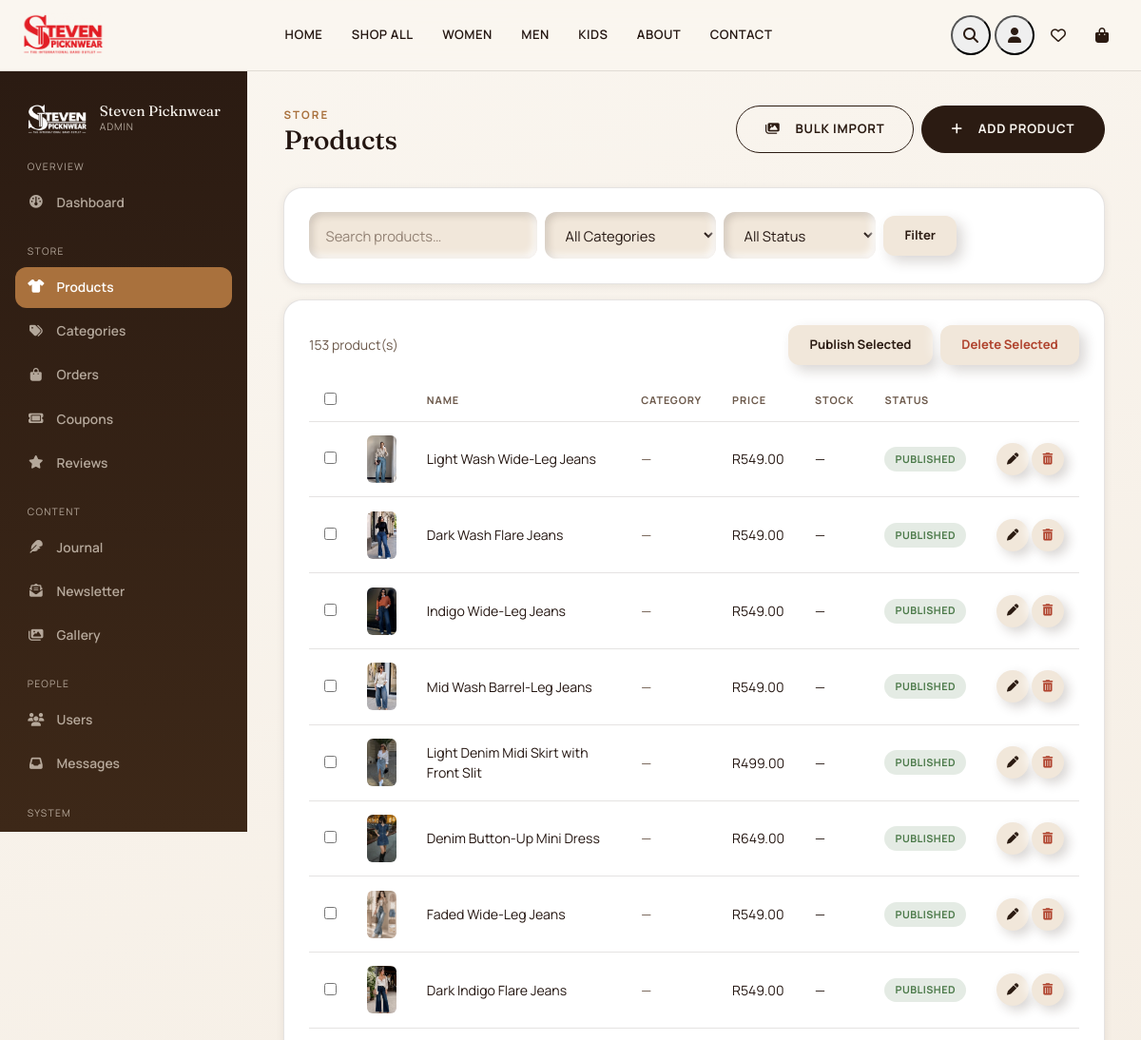
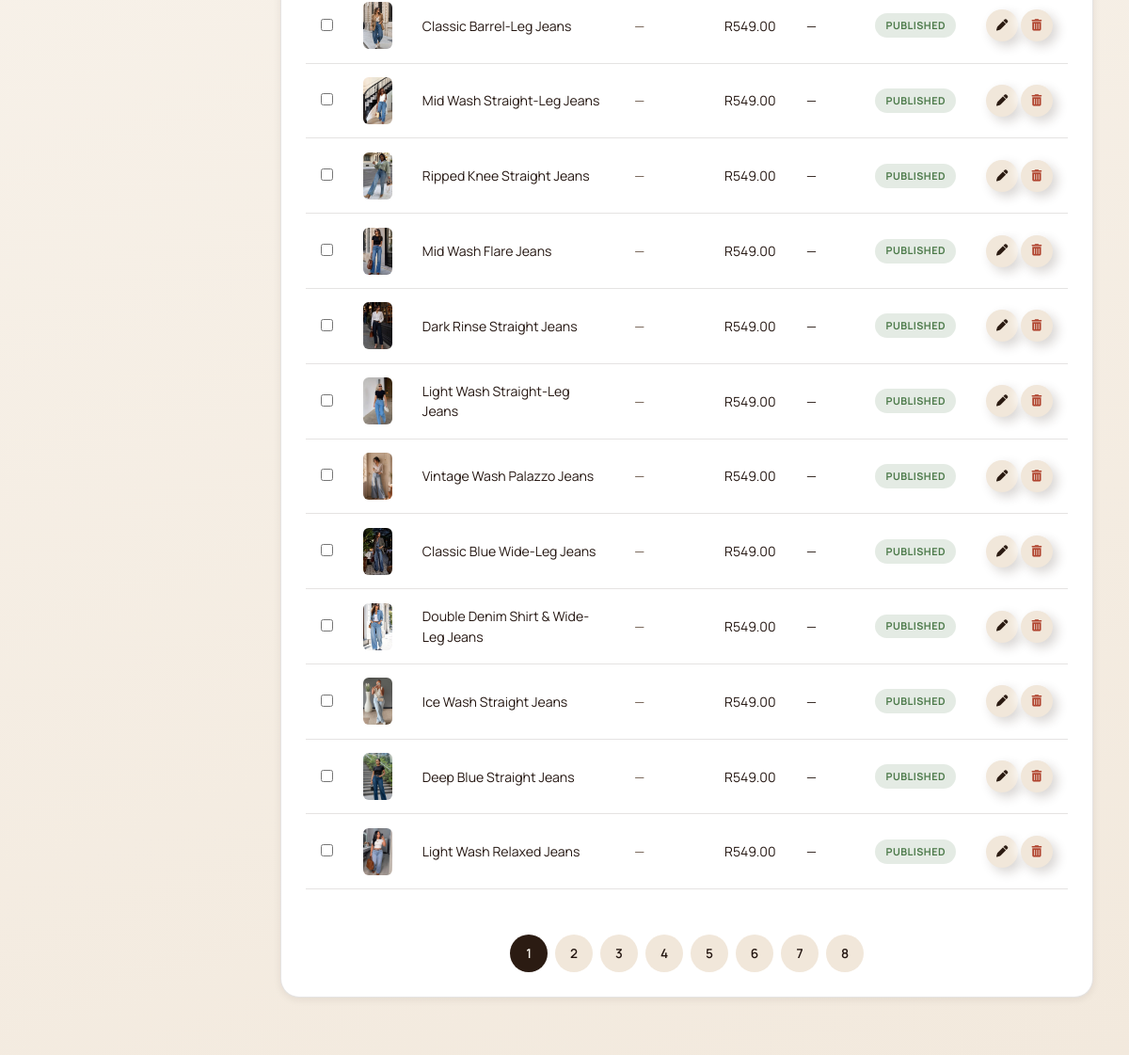
/dashboards/admin/products.php (signed in, upper part), run on an earlier commit of the app's database (2 pictures, top to bottom).
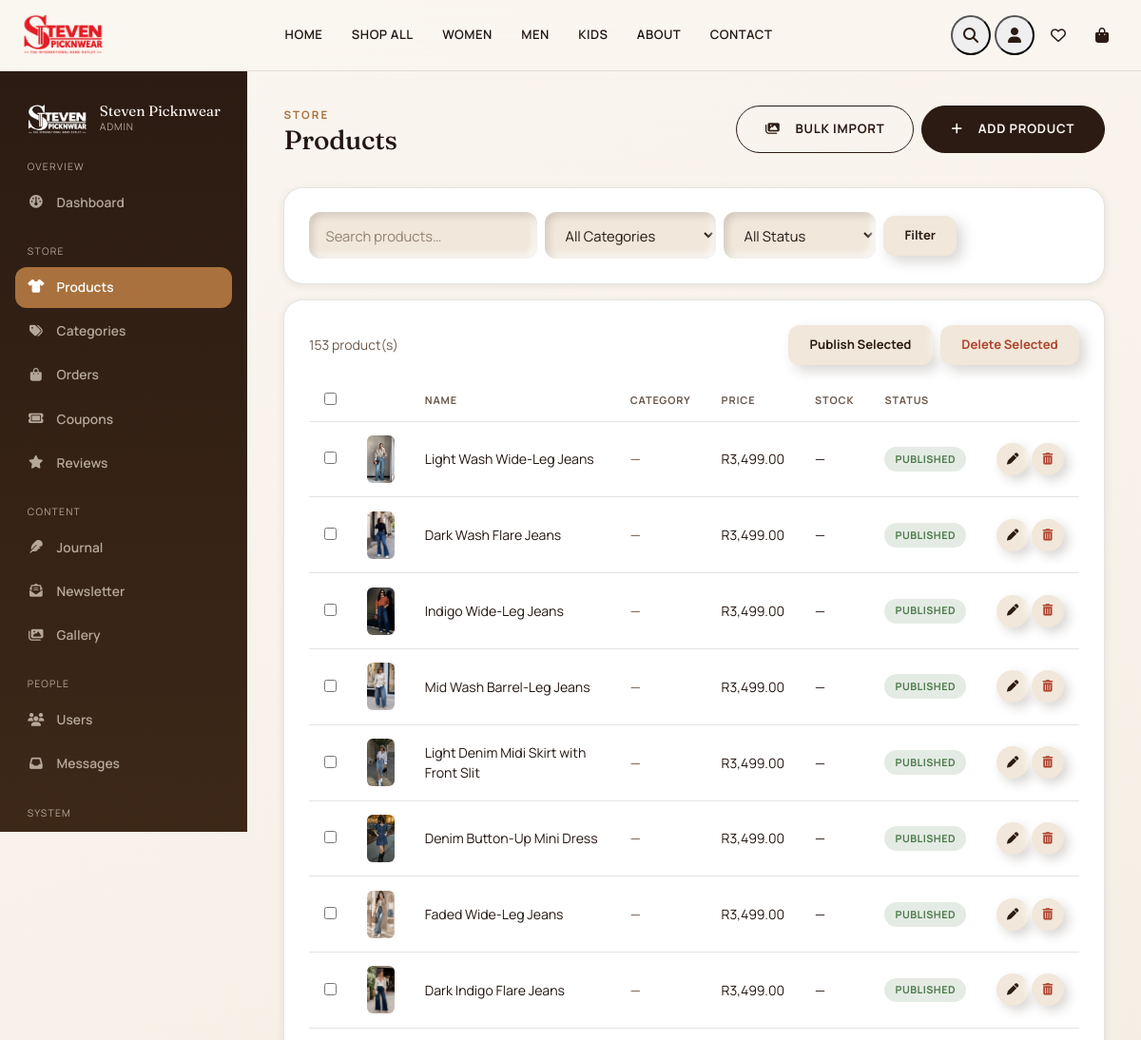
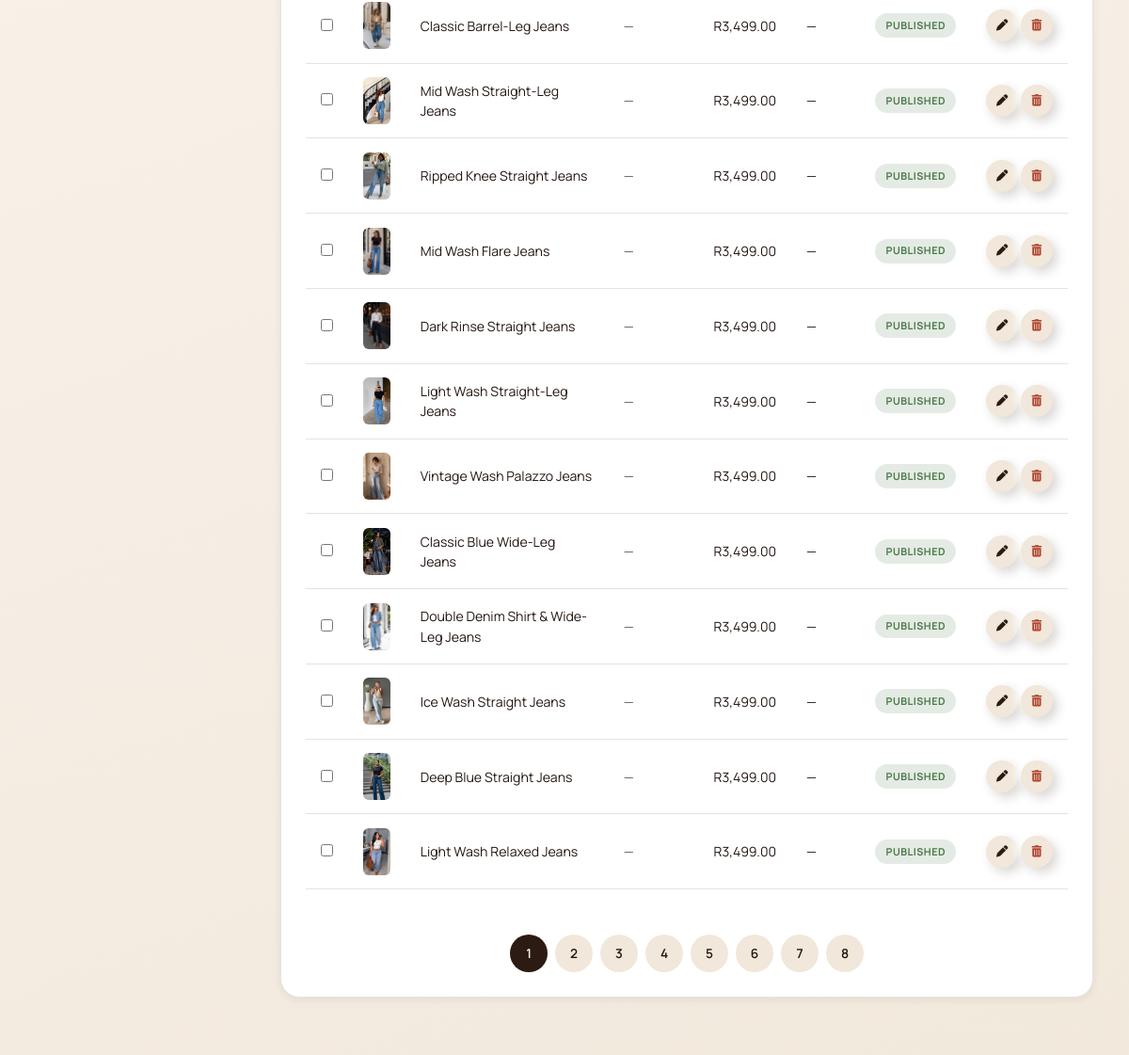
And on a later commit of the database (2 pictures, top to bottom).
### tables this page shows
CREATE TABLE IF NOT EXISTS `products` (
  `id`                 INT UNSIGNED NOT NULL AUTO_INCREMENT,
  `category_id`        INT UNSIGNED DEFAULT NULL,
  `name`               VARCHAR(200) NOT NULL,
  `slug`               VARCHAR(220) NOT NULL UNIQUE,
  `description`        LONGTEXT DEFAULT NULL,
  `short_desc`         TEXT DEFAULT NULL,
  `type`               ENUM('simple','variable') NOT NULL DEFAULT 'variable',
  `base_price`         DECIMAL(10,2) NOT NULL DEFAULT 0.00,
  `sale_price`         DECIMAL(10,2) DEFAULT NULL,
  `sku`                VARCHAR(80) DEFAULT NULL UNIQUE,
  `stock_status`       ENUM('in_stock','out_of_stock','on_backorder') NOT NULL DEFAULT 'in_stock',
  `stock_qty`          INT NOT NULL DEFAULT 0,
  `featured_image`     VARCHAR(500) DEFAULT NULL,
  `is_featured`        TINYINT(1) NOT NULL DEFAULT 0,
  `is_sale`            TINYINT(1) NOT NULL DEFAULT 0,
  `is_one_of_a_kind`   TINYINT(1) NOT NULL DEFAULT 0,
  `status`             ENUM('published','draft') NOT NULL DEFAULT 'draft',
  `tags`                VARCHAR(500) DEFAULT NULL,
  `meta_title`         VARCHAR(200) DEFAULT NULL,
  `meta_desc`          VARCHAR(320) DEFAULT NULL,
  `created_at`         DATETIME NOT NULL DEFAULT CURRENT_TIMESTAMP,
  `updated_at`         DATETIME NOT NULL DEFAULT CURRENT_TIMESTAMP ON UPDATE CURRENT_TIMESTAMP,
  PRIMARY KEY (`id`),
  KEY `idx_slug` (`slug`),
  KEY `idx_category` (`category_id`),
  KEY `idx_featured` (`is_featured`),
  KEY `idx_sale` (`is_sale`),
  KEY `idx_stock` (`stock_status`),
  KEY `idx_status` (`status`)
);

### classes/ProductRepository.php (called while the page is built, shortened)
<?php
final class ProductRepository
{
    public function getAll(array $filters = [], int $page = 1, int $perPage = PRODUCTS_PER_PAGE): array
    {
        $where  = ['1=1'];
        $params = [];
        $status = $filters['status'] ?? 'published';
        $orderBy = match ($filters['sort'] ?? 'newest') {
            'price_asc'  => 'COALESCE(p.sale_price, p.base_price) ASC',
            'price_desc' => 'COALESCE(p.sale_price, p.base_price) DESC',
            'name'       => 'p.name ASC',
            default      => 'p.created_at DESC',
        };
        $whereSql = implode(' AND ', $where);
        $countStmt = db()->prepare("SELECT COUNT(*) FROM products p LEFT JOIN categories c ON c.id = p.category_id WHERE $whereSql");
        $countStmt->execute($params);
        $total = (int) $countStmt->fetchColumn();
        $perPage = max(1, $perPage);
        $pages   = (int) max(1, ceil($total / $perPage));
        $page    = max(1, min($page, $pages));
        $offset  = ($page - 1) * $perPage;
        $sql = "SELECT p.*, c.name AS category_name, c.slug AS category_slug
                FROM products p LEFT JOIN categories c ON c.id = p.category_id
                WHERE $whereSql ORDER BY $orderBy LIMIT :limit OFFSET :offset";
        $stmt = db()->prepare($sql);
        $stmt->bindValue(':limit', $perPage, PDO::PARAM_INT);
        $stmt->bindValue(':offset', $offset, PDO::PARAM_INT);
        $stmt->execute();
        return ['items' => $stmt->fetchAll(), 'total' => $total, 'pages' => $pages, 'page' => $page];
    }
}

### config/db.php (called while the page is built, shortened)
<?php
final class Database
{
    private static ?PDO $instance = null;
    public static function connect(): PDO
    {
        if (self::$instance === null) {
            $dsn = 'mysql:host=' . DB_HOST . ';dbname=' . DB_NAME . ';charset=' . DB_CHARSET;
            $options = [
                PDO::ATTR_ERRMODE            => PDO::ERRMODE_EXCEPTION,
                PDO::ATTR_DEFAULT_FETCH_MODE => PDO::FETCH_ASSOC,
                PDO::ATTR_EMULATE_PREPARES   => false,
                PDO::MYSQL_ATTR_INIT_COMMAND => "SET NAMES utf8mb4 COLLATE utf8mb4_unicode_ci",
            ];
            self::$instance = new PDO($dsn, DB_USER, DB_PASS, $options);
        }
        return self::$instance;
    }
}
function db(): PDO
{
    return Database::connect();
}

### config/jwt_handler.php (called while the page is built, shortened)
<?php
final class JWTHandler
{
    private static ?array $resolvedUser = null;
    private static bool $resolved = false;
    public static function verify(string $jwt): ?array
    {
        $parts = explode('.', $jwt);
        [$header, $payload, $signature] = $parts;
        $expected = self::b64(hash_hmac('sha256', "$header.$payload", JWT_SECRET, true));
        $data = json_decode(self::unb64($payload), true);
        return $data;
    }
    public static function getCurrentUser(): ?array
    {
        if (self::$resolved) {
            return self::$resolvedUser;
        }
        self::$resolved = true;
        $token = $_SESSION['jwt_token'] ?? $_COOKIE[JWT_COOKIE_NAME] ?? null;
        $data = self::verify($token);
        $stmt = db()->prepare("SELECT id, name, email, role, phone, avatar, is_active FROM users WHERE id = :id LIMIT 1");
        $stmt->execute([':id' => $data['sub']]);
        $user = $stmt->fetch();
        return self::$resolvedUser = $user;
    }
    private static function b64(string $data): string
    {
        return rtrim(strtr(base64_encode($data), '+/', '-_'), '=');
    }
    private static function unb64(string $data): string
    {
        return base64_decode(strtr($data, '-_', '+/'));
    }
}

### config/security.php (called while the page is built, shortened)
<?php
function require_auth(string $role = ''): array
{
    $user = JWTHandler::getCurrentUser();
    return $user;
}

### includes/functions.php (called while the page is built, shortened)
<?php
require_once __DIR__ . '/../config/db.php';
require_once __DIR__ . '/../config/security.php';
require_once __DIR__ . '/../config/jwt_handler.php';
require_once __DIR__ . '/../classes/ProductRepository.php';
function format_price(float $amount): string
{
    return CURRENCY . number_format($amount, 2);
}
function product_image(?string $url): string
{
    return str_starts_with($url, 'http') ? $url : SITE_URL . '/' . ltrim($url, '/');
}

### dashboards/admin/products.php (the view, shortened to what the rows shown need)
<?php
require_once __DIR__ . '/../../includes/functions.php';
$current_user = require_auth('admin');
$repo = new ProductRepository();
$filters = ['status' => 'all'];
$page = max(1, (int) ($_GET['page'] ?? 1));
$result = $repo->getAll($filters, $page, 20);
require_once __DIR__ . '/../../includes/header.php';
?>
<div class="admin-shell">
  <main class="admin-main">
    <div class="admin-topbar">
      <div><span class="eyebrow">Store</span><h1 class="h3 mb-0">Products</h1></div>
    </div>
    <form method="POST" id="bulkForm">
      <div class="admin-card">
        <div class="table-responsive">
          <table class="admin-table">
            <thead><tr><th style="width:30px;"><input type="checkbox" id="selectAll"></th><th></th><th>Name</th><th>Category</th><th>Price</th><th>Stock</th><th>Status</th><th></th></tr></thead>
            <tbody>
              <?php foreach ($result['items'] as $p): ?>
              <tr>
                <td><input type="checkbox" name="selected_ids[]" value="<?= $p['id'] ?>" class="row-check"></td>
                <td><img src="<?= htmlspecialchars(product_image($p['featured_image'])) ?>" style="width:42px;height:50px;object-fit:cover;border-radius:6px;" onerror="this.src='<?= SITE_URL ?>/assets/img/placeholder.jpg'"></td>
                <td>
                  <div class="fw-600"><?= htmlspecialchars($p['name']) ?></div>
                </td>
                <td class="small text-muted-ric"><?= htmlspecialchars($p['category_name'] ?? '—') ?></td>
                <td><?= format_price((float) $p['base_price']) ?></td>
                <td><?= (int) $p['stock_qty'] ?: '—' ?></td>
                <td>
                  <button type="button" onclick="rowAction('toggle_status', <?= $p['id'] ?>)" class="status-pill <?= $p['status'] ?>" style="border:none;cursor:pointer;"><?= ucfirst($p['status']) ?></button>
                </td>
                <td class="text-nowrap">
                  <a href="<?= SITE_URL ?>/dashboards/admin/product-form.php?id=<?= $p['id'] ?>" class="btn-icon-neu" style="width:34px;height:34px;"><i class="fa-solid fa-pen small"></i></a>
                  <button type="button" onclick="rowAction('delete', <?= $p['id'] ?>, true)" class="btn-icon-neu" style="width:34px;height:34px;color:var(--danger);"><i class="fa-solid fa-trash-can small"></i></button>
                </td>
              </tr>
              <?php endforeach; ?>
            </tbody>
          </table>
        </div>
      </div>
    </form>
  </main>
</div>
<?php require_once __DIR__ . '/../../includes/footer.php'; ?>

What changed in the data, as far as the page shows it:
changed products "Light Wash Wide-Leg Jeans": base_price "R549.00" → "R3,499.00"
changed products "Dark Wash Flare Jeans": base_price "R549.00" → "R3,499.00"
changed products "Indigo Wide-Leg Jeans": base_price "R549.00" → "R3,499.00"
changed products "Mid Wash Barrel-Leg Jeans": base_price "R549.00" → "R3,499.00"
changed products "Light Denim Midi Skirt with Front Slit": base_price "R499.00" → "R3,499.00"
changed products "Denim Button-Up Mini Dress": base_price "R649.00" → "R3,499.00"
changed products "Faded Wide-Leg Jeans": base_price "R549.00" → "R3,499.00"
changed products "Dark Indigo Flare Jeans": base_price "R549.00" → "R3,499.00"
changed products "Classic Barrel-Leg Jeans": base_price "R549.00" → "R3,499.00"
changed products "Mid Wash Straight-Leg Jeans": base_price "R549.00" → "R3,499.00"
changed products "Ripped Knee Straight Jeans": base_price "R549.00" → "R3,499.00"
changed products "Mid Wash Flare Jeans": base_price "R549.00" → "R3,499.00"
changed products "Dark Rinse Straight Jeans": base_price "R549.00" → "R3,499.00"
changed products "Light Wash Straight-Leg Jeans": base_price "R549.00" → "R3,499.00"
changed products "Vintage Wash Palazzo Jeans": base_price "R549.00" → "R3,499.00"
changed products "Classic Blue Wide-Leg Jeans": base_price "R549.00" → "R3,499.00"
changed products "Double Denim Shirt & Wide-Leg Jeans": base_price "R549.00" → "R3,499.00"
changed products "Ice Wash Straight Jeans": base_price "R549.00" → "R3,499.00"
changed products "Deep Blue Straight Jeans": base_price "R549.00" → "R3,499.00"
changed products "Light Wash Relaxed Jeans": base_price "R549.00" → "R3,499.00"
